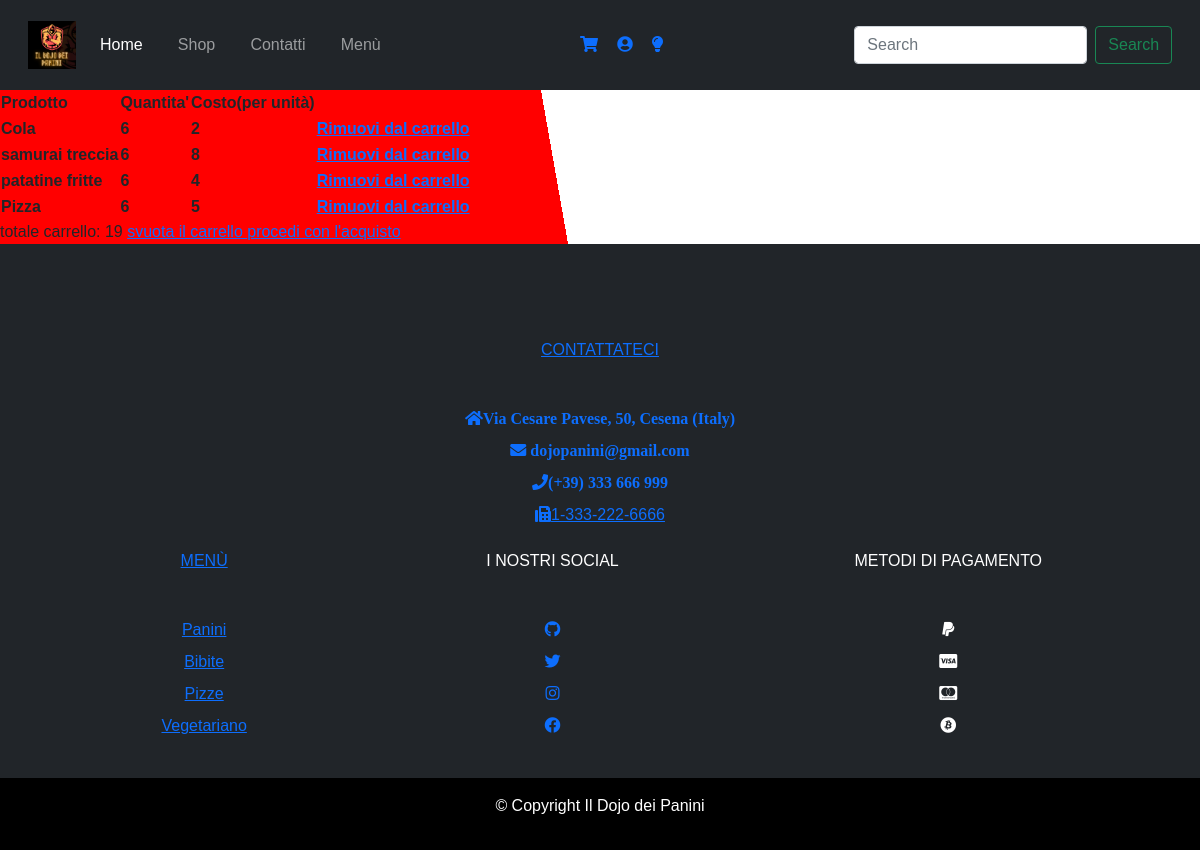
The page /php/carrello.php (signed in) on the database its author committed.
### tables this page shows
CREATE TABLE IF NOT EXISTS `carrello` (
  `cod_prodotto` int(8) UNSIGNED NOT NULL,
  `cod_utente` int(10) NOT NULL,
  `quantita` int(5) NOT NULL,
  KEY `cod_utente` (`cod_utente`),
  KEY `cod_prodotto` (`cod_prodotto`)
);

CREATE TABLE IF NOT EXISTS `prodotti` (
  `codice_prodotto` int(10) UNSIGNED NOT NULL AUTO_INCREMENT,
  `nome` varchar(30) NOT NULL,
  `prezzo` int(4) NOT NULL,
  `quantita_disponibile` int(5) NOT NULL,
  `ingredienti` varchar(100) NOT NULL,
  `img` varchar(100) NOT NULL,
  PRIMARY KEY (`codice_prodotto`)
);

### php/carrello.php (called while the page is built)
<?php
require_once 'bootstrap.php';
if (isUserLoggedIn()) {
    $templateParams["product"] = $dbh->getShoppingCartProducts($_SESSION["UserID"]);
    $templateParams["titolo"] = "carrello";
    $templateParams["nome"] = "carrello-tmplt.php";
    $templateParams["total"] = $dbh->getShoppingCartTotal($_SESSION["UserID"]);
}
require 'template/base.php';
?>

### php/database.php (called while the page is built, shortened)
<?php
class DatabaseHelper{
    private $db;
    public function __construct($servername, $username, $password, $dbname, $port){
        $this->db = new mysqli($servername, $username, $password, $dbname, $port);
    }
    public function getShoppingCartProducts($userID) {
        $stmt = $this -> db -> prepare("SELECT * FROM carrello AS c, prodotti AS p WHERE p.codice_prodotto = c.cod_prodotto AND c.cod_utente = ?;");
        $stmt->bind_param('i', $userID);
        $stmt->execute();
        $result = $stmt->get_result();
        return $result->fetch_all(MYSQLI_ASSOC);
    }
    public function getShoppingCartTotal($userID) {
        $stmt = $this -> db -> prepare("SELECT SUM(p.prezzo) as totale from carrello as c, prodotti as p where p.codice_prodotto = c.cod_prodotto AND c.cod_utente = ?;");
        $stmt -> bind_param('i', $userID);
        $stmt->execute();
        $result = $stmt->get_result();
        return $result->fetch_all(MYSQLI_ASSOC);
    }
}
?>

### php/bootstrap.php (called while the page is built, shortened)
<?php
require_once("../php/database.php");
$dbh = new DatabaseHelper("localhost", "root", "", "dojo", 3306);
?>

### php/template/carrello-tmplt.php (the view)
<section>
    <table>
        <tr>
            <th id="product">Prodotto</th><th id="quantita">Quantita'</th><th id="costo">Costo(per unità)</th><th id="remove"></th>
        </tr>
        <?php foreach($templateParams["product"] as $prod): ?>
        <tr>
            <th id="<?php echo $prod["nome"]; ?>"><?php echo $prod["nome"]; ?><th id="<?php echo $prod["quantita"]; ?>"><?php echo $prod["quantita"]; ?><th id="<?php echo $prod["prezzo"]; ?>"><?php echo $prod["prezzo"]; ?><th><a href="rimozione.php?id=<?php echo $prod["codice_prodotto"]; ?>">Rimuovi dal carrello</th></td>
        </tr>
        <?php endforeach; ?>
    </table>
    <?php echo "totale carrello: "; echo $templateParams["total"][0]["totale"];?>
    <a href="svuota_carrello.php">svuota il carrello
    <a href="ordine.php">procedi con l'acquisto
</section>

### css/base_style.css (style rules this page uses)
body { background: linear-gradient(-100deg, white 50%, red 50%); font-family: century-gothic, sans-serif; font-weight: 400; font-style: normal; }

### rows shown on the page
carrello: cod_prodotto.nome "Cola", quantita "6", cod_prodotto.prezzo "2"
carrello: cod_prodotto.nome "samurai treccia", quantita "6", cod_prodotto.prezzo "8"
carrello: cod_prodotto.nome "patatine fritte", quantita "6", cod_prodotto.prezzo "4"
carrello: cod_prodotto.nome "Pizza", quantita "6", cod_prodotto.prezzo "5"

### other values the page prints
$templateParams["total"][0]["totale"] "19"
